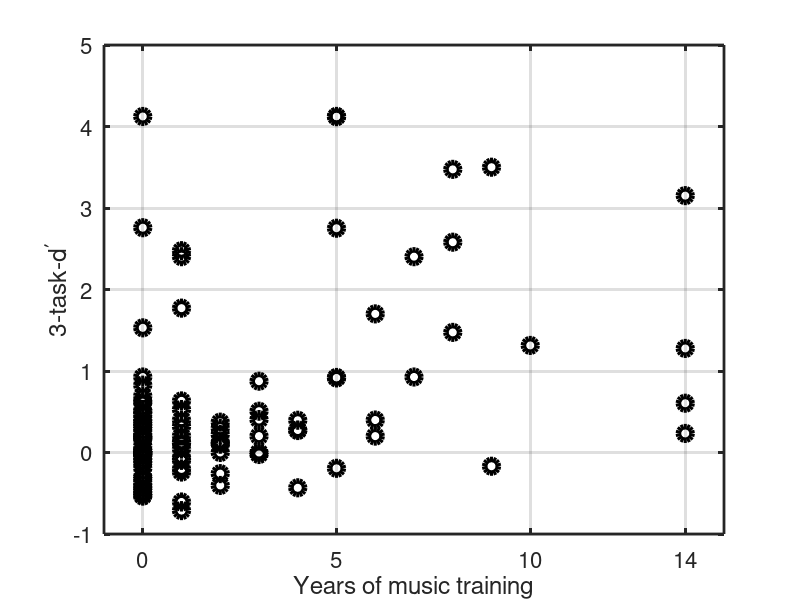

Source code (MATLAB): (Note: this script raises an error after producing the figure.)
load yrsTrain
load dprimes
load threshold

% set the max of yrsTrain to 14
yrsTrain(yrsTrain>14) = 14;

%% dp vs yrs training
figure;
scatter(yrsTrain,dprime,100,'k','linewidth',4)
axis on
box on
grid on
xlabel('Years of music training');
ylabel('3-task-d^\prime');
xlim([min(yrsTrain)-1 max(yrsTrain)+1])
ylim([-1 5])
xTicks = [0,5,10,14];
set(gca,'xtick',xTicks,'fontsize',16,'linewidth',2)
[r1,p1] = corrcoef(yrsTrain,dprime);
plotRegLine(yrsTrain,dprime,[min(yrsTrain)-1 max(yrsTrain)+1]);
% title(sprintf('r = %.2f, p < .01',r1(2)));

% edit x-axis label to show >=14
labels = {'0','5','10','\geq14'};
xticklabels(labels);

%% threshold in cents

thresholdsPC = threshold(:,3);
thresholdsPC(thresholdsPC<6.25) = 6.25;

figure

log2Thresholds = log2(thresholdsPC);
hold on
scatter(yrsTrain,-log2Thresholds,100,'k','linewidth',4)
% yVals = round(2.^(1:.25:3.5));
% yTicks = -log2([1600 800 400 200 100 50 25 12.5 6.25 3.125 1.5625])
yTicks = -log2([1600 800 400 200 100 50 25 12.5 6.25]);
yTickVals = 2.^(-yTicks);
xTicks = [0,5,10,14];
set(gca,'xtick',xTicks,'ytick',yTicks,'yticklabel',yTickVals,'fontsize',16,'linewidth',2)
ylim([-log2(1600) -log2(12.5/2.5)])
axis on
box on
grid on
xlabel('Years of music training');
ylabel('Pitch-difference threshold (cents)')
[r1,p1] = corrcoef(yrsTrain,-log2Thresholds);
plotRegLine(yrsTrain,-log2Thresholds,[min(yrsTrain)-1 max(yrsTrain)+1]);
% title(sprintf('r = %.2f, p < 0.01',r1(2)));

% edit y-axis label to show <=6.25
labels = strsplit(num2str(yTickVals));
labels{9}='\leq6.25';
yticklabels(labels);

% edit x-axis label to show >=14
labels = {'0','5','10','\geq14'};
xticklabels(labels);

function plotRegLine(x,y,xlims,color)
if nargin<4
    color = 'k';
end

M = [ones(length(y),1) x(:)];
weights = pinv(M)*y(:);
hold on
plot(xlims,weights(1)+weights(2)*xlims,color,'linewidth',2)
xlim(xlims);
end 